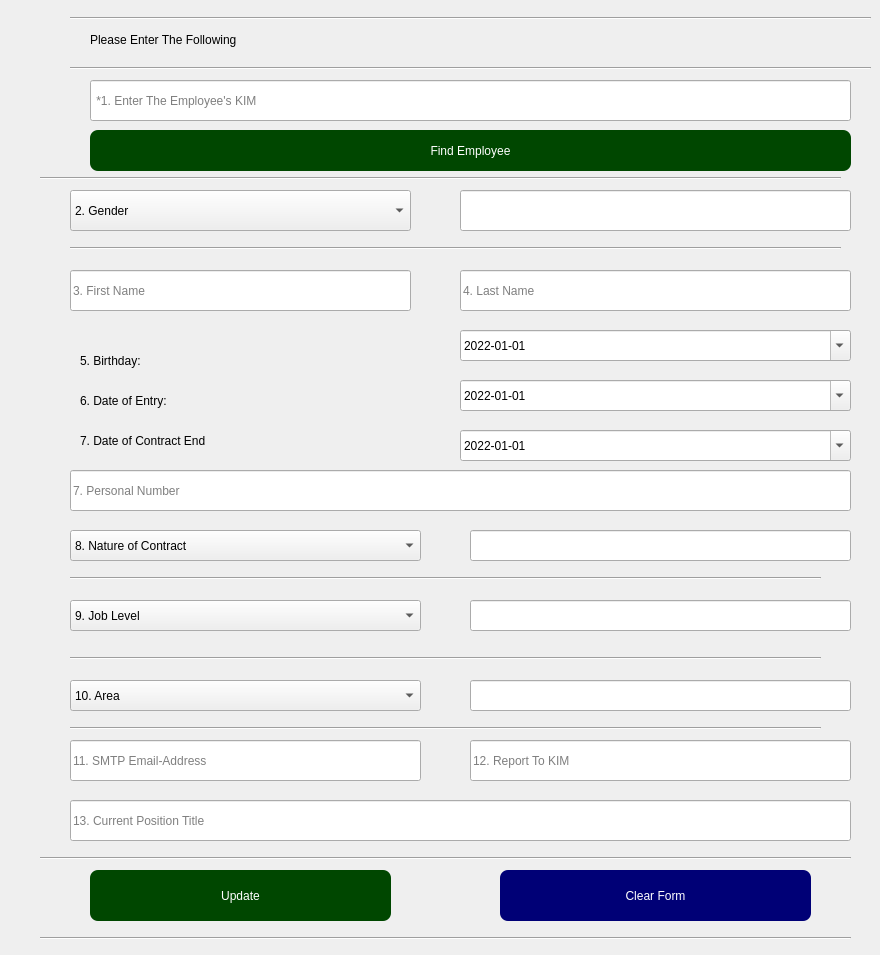
           <widget class="QWidget" name="tab">
            <attribute name="title">
             <string>Update Employee</string>
            </attribute>
            <widget class="Line" name="line_7">
             <property name="geometry">
              <rect>
               <x>70</x>
               <y>10</y>
               <width>801</width>
               <height>16</height>
              </rect>
             </property>
             <property name="orientation">
              <enum>Qt::Horizontal</enum>
             </property>
            </widget>
            <widget class="Line" name="line_8">
             <property name="geometry">
              <rect>
               <x>70</x>
               <y>60</y>
               <width>801</width>
               <height>16</height>
              </rect>
             </property>
             <property name="orientation">
              <enum>Qt::Horizontal</enum>
             </property>
            </widget>
            <widget class="QLabel" name="label_7">
             <property name="geometry">
              <rect>
               <x>90</x>
               <y>20</y>
               <width>301</width>
               <height>40</height>
              </rect>
             </property>
             <property name="styleSheet">
              <string notr="true">
font: 16pt &quot;Berlin Sans FB&quot;;</string>
             </property>
             <property name="text">
              <string>Please Enter The Following</string>
             </property>
            </widget>
            <widget class="QLineEdit" name="kim_2">
             <property name="geometry">
              <rect>
               <x>90</x>
               <y>80</y>
               <width>761</width>
               <height>41</height>
              </rect>
             </property>
             <property name="dragEnabled">
              <bool>true</bool>
             </property>
             <property name="placeholderText">
              <string> *1. Enter The Employee's KIM</string>
             </property>
             <property name="clearButtonEnabled">
              <bool>true</bool>
             </property>
            </widget>
            <widget class="QComboBox" name="gender_2">
             <property name="geometry">
              <rect>
               <x>70</x>
               <y>190</y>
               <width>341</width>
               <height>41</height>
              </rect>
             </property>
             <item>
              <property name="text">
               <string>2. Gender</string>
              </property>
             </item>
             <item>
              <property name="text">
               <string>Male</string>
              </property>
             </item>
             <item>
              <property name="text">
               <string>Female</string>
              </property>
             </item>
            </widget>
            <widget class="QLineEdit" name="fname_2">
             <property name="geometry">
              <rect>
               <x>70</x>
               <y>270</y>
               <width>341</width>
               <height>41</height>
              </rect>
             </property>
             <property name="dragEnabled">
              <bool>true</bool>
             </property>
             <property name="placeholderText">
              <string>3. First Name </string>
             </property>
             <property name="clearButtonEnabled">
              <bool>true</bool>
             </property>
            </widget>
            <widget class="QLineEdit" name="lname_2">
             <property name="geometry">
              <rect>
               <x>460</x>
               <y>270</y>
               <width>391</width>
               <height>41</height>
              </rect>
             </property>
             <property name="dragEnabled">
              <bool>true</bool>
             </property>
             <property name="placeholderText">
              <string>4. Last Name</string>
             </property>
             <property name="clearButtonEnabled">
              <bool>true</bool>
             </property>
            </widget>
            <widget class="QDateEdit" name="birthday_2">
             <property name="geometry">
              <rect>
               <x>460</x>
               <y>330</y>
               <width>391</width>
               <height>31</height>
              </rect>
             </property>
             <property name="specialValueText">
              <string/>
             </property>
             <property name="displayFormat">
              <string>yyyy-MM-dd</string>
             </property>
             <property name="calendarPopup">
              <bool>true</bool>
             </property>
             <property name="date">
              <date>
               <year>2022</year>
               <month>1</month>
               <day>1</day>
              </date>
             </property>
            </widget>
            <widget class="QDateEdit" name="date_of_entry_2">
             <property name="geometry">
              <rect>
               <x>460</x>
               <y>380</y>
               <width>391</width>
               <height>31</height>
              </rect>
             </property>
             <property name="specialValueText">
              <string/>
             </property>
             <property name="displayFormat">
              <string>yyyy-MM-dd</string>
             </property>
             <property name="calendarPopup">
              <bool>true</bool>
             </property>
             <property name="date">
              <date>
               <year>2022</year>
               <month>1</month>
               <day>1</day>
              </date>
             </property>
            </widget>
            <widget class="QLineEdit" name="personal_number_2">
             <property name="geometry">
              <rect>
               <x>70</x>
               <y>470</y>
               <width>781</width>
               <height>41</height>
              </rect>
             </property>
             <property name="dragEnabled">
              <bool>true</bool>
             </property>
             <property name="placeholderText">
              <string>7. Personal Number</string>
             </property>
             <property name="cursorMoveStyle">
              <enum>Qt::VisualMoveStyle</enum>
             </property>
             <property name="clearButtonEnabled">
              <bool>true</bool>
             </property>
            </widget>
            <widget class="QLineEdit" name="email_2">
             <property name="geometry">
              <rect>
               <x>70</x>
               <y>740</y>
               <width>351</width>
               <height>41</height>
              </rect>
             </property>
             <property name="dragEnabled">
              <bool>true</bool>
             </property>
             <property name="placeholderText">
              <string>11. SMTP Email-Address</string>
             </property>
             <property name="clearButtonEnabled">
              <bool>true</bool>
             </property>
            </widget>
            <widget class="QLineEdit" name="report_2">
             <property name="geometry">
              <rect>
               <x>470</x>
               <y>740</y>
               <width>381</width>
               <height>41</height>
              </rect>
             </property>
             <property name="dragEnabled">
              <bool>true</bool>
             </property>
             <property name="placeholderText">
              <string>12. Report To KIM</string>
             </property>
             <property name="clearButtonEnabled">
              <bool>true</bool>
             </property>
            </widget>
            <widget class="QLineEdit" name="current_position_2">
             <property name="geometry">
              <rect>
               <x>70</x>
               <y>800</y>
               <width>781</width>
               <height>41</height>
              </rect>
             </property>
             <property name="dragEnabled">
              <bool>true</bool>
             </property>
             <property name="placeholderText">
              <string>13. Current Position Title</string>
             </property>
             <property name="clearButtonEnabled">
              <bool>true</bool>
             </property>
            </widget>
            <widget class="QPushButton" name="pushButton_5">
             <property name="geometry">
              <rect>
               <x>90</x>
               <y>870</y>
               <width>301</width>
               <height>51</height>
              </rect>
             </property>
             <property name="styleSheet">
              <string notr="true">background-color: rgb(0, 71, 0);
color: rgb(255, 255, 255);
border-radius:8px;</string>
             </property>
             <property name="text">
              <string>Update</string>
             </property>
             <property name="checkable">
              <bool>true</bool>
             </property>
            </widget>
            <widget class="QPushButton" name="pushButton_6">
             <property name="geometry">
              <rect>
               <x>500</x>
               <y>870</y>
               <width>311</width>
               <height>51</height>
              </rect>
             </property>
             <property name="styleSheet">
              <string notr="true">background-color: rgb(0, 0, 118);
color: rgb(255, 255, 255);
border-radius:8px;</string>
             </property>
             <property name="text">
              <string>Clear Form</string>
             </property>
             <property name="flat">
              <bool>true</bool>
             </property>
            </widget>
            <widget class="Line" name="line_11">
             <property name="geometry">
              <rect>
               <x>40</x>
               <y>850</y>
               <width>811</width>
               <height>16</height>
              </rect>
             </property>
             <property name="orientation">
              <enum>Qt::Horizontal</enum>
             </property>
            </widget>
            <widget class="Line" name="line_12">
             <property name="geometry">
              <rect>
               <x>40</x>
               <y>930</y>
               <width>811</width>
               <height>16</height>
              </rect>
             </property>
             <property name="orientation">
              <enum>Qt::Horizontal</enum>
             </property>
            </widget>
            <widget class="Line" name="line_13">
             <property name="geometry">
              <rect>
               <x>40</x>
               <y>170</y>
               <width>801</width>
               <height>16</height>
              </rect>
             </property>
             <property name="orientation">
              <enum>Qt::Horizontal</enum>
             </property>
            </widget>
            <widget class="QPushButton" name="search">
             <property name="geometry">
              <rect>
               <x>90</x>
               <y>130</y>
               <width>761</width>
               <height>41</height>
              </rect>
             </property>
             <property name="styleSheet">
              <string notr="true">background-color: rgb(0, 71, 0);
color: rgb(255, 255, 255);
border-radius:8px;</string>
             </property>
             <property name="text">
              <string>Find Employee</string>
             </property>
             <property name="checkable">
              <bool>true</bool>
             </property>
             <property name="autoRepeat">
              <bool>true</bool>
             </property>
             <property name="autoDefault">
              <bool>true</bool>
             </property>
             <property name="flat">
              <bool>true</bool>
             </property>
            </widget>
            <widget class="QComboBox" name="hr_level_2">
             <property name="geometry">
              <rect>
               <x>70</x>
               <y>600</y>
               <width>351</width>
               <height>31</height>
              </rect>
             </property>
             <item>
              <property name="text">
               <string>9. Job Level</string>
              </property>
             </item>
             <item>
              <property name="text">
               <string>040</string>
              </property>
             </item>
             <item>
              <property name="text">
               <string>050</string>
              </property>
             </item>
             <item>
              <property name="text">
               <string>061</string>
              </property>
             </item>
             <item>
              <property name="text">
               <string>062</string>
              </property>
             </item>
             <item>
              <property name="text">
               <string>071</string>
              </property>
             </item>
            </widget>
            <widget class="Line" name="line_14">
             <property name="geometry">
              <rect>
               <x>70</x>
               <y>570</y>
               <width>751</width>
               <height>16</height>
              </rect>
             </property>
             <property name="orientation">
              <enum>Qt::Horizontal</enum>
             </property>
            </widget>
            <widget class="Line" name="line_15">
             <property name="geometry">
              <rect>
               <x>70</x>
               <y>650</y>
               <width>751</width>
               <height>16</height>
              </rect>
             </property>
             <property name="orientation">
              <enum>Qt::Horizontal</enum>
             </property>
            </widget>
            <widget class="Line" name="line_16">
             <property name="geometry">
              <rect>
               <x>70</x>
               <y>720</y>
               <width>751</width>
               <height>16</height>
              </rect>
             </property>
             <property name="orientation">
              <enum>Qt::Horizontal</enum>
             </property>
            </widget>
            <widget class="Line" name="line_17">
             <property name="geometry">
              <rect>
               <x>70</x>
               <y>240</y>
               <width>771</width>
               <height>16</height>
              </rect>
             </property>
             <property name="orientation">
              <enum>Qt::Horizontal</enum>
             </property>
            </widget>
            <widget class="QLineEdit" name="egText">
             <property name="geometry">
              <rect>
               <x>470</x>
               <y>530</y>
               <width>381</width>
               <height>31</height>
              </rect>
             </property>
             <property name="readOnly">
              <bool>true</bool>
             </property>
            </widget>
            <widget class="QLineEdit" name="joblevelText">
             <property name="geometry">
              <rect>
               <x>470</x>
               <y>600</y>
               <width>381</width>
               <height>31</height>
              </rect>
             </property>
             <property name="readOnly">
              <bool>true</bool>
             </property>
            </widget>
            <widget class="QLineEdit" name="contractText">
             <property name="geometry">
              <rect>
               <x>470</x>
               <y>680</y>
               <width>381</width>
               <height>31</height>
              </rect>
             </property>
             <property name="readOnly">
              <bool>true</bool>
             </property>
            </widget>
            <widget class="QLineEdit" name="genderText">
             <property name="geometry">
              <rect>
               <x>460</x>
               <y>190</y>
               <width>391</width>
               <height>41</height>
              </rect>
             </property>
             <property name="readOnly">
              <bool>true</bool>
             </property>
            </widget>
            <widget class="QComboBox" name="employee_group_2">
             <property name="geometry">
              <rect>
               <x>70</x>
               <y>680</y>
               <width>351</width>
               <height>31</height>
              </rect>
             </property>
             <item>
              <property name="text">
               <string>10. Area</string>
              </property>
             </item>
             <item>
              <property name="text">
               <string>Support</string>
              </property>
             </item>
             <item>
              <property name="text">
               <string>Direct</string>
              </property>
             </item>
             <item>
              <property name="text">
               <string>Indirect</string>
              </property>
             </item>
            </widget>
            <widget class="QComboBox" name="employement_type_2">
             <property name="geometry">
              <rect>
               <x>70</x>
               <y>530</y>
               <width>351</width>
               <height>31</height>
              </rect>
             </property>
             <item>
              <property name="text">
               <string>8. Nature of Contract</string>
              </property>
             </item>
             <item>
              <property name="text">
               <string>Permanent Employees</string>
              </property>
             </item>
             <item>
              <property name="text">
               <string>Host Based</string>
              </property>
             </item>
             <item>
              <property name="text">
               <string>Senior Expert</string>
              </property>
             </item>
             <item>
              <property name="text">
               <string>Local&amp;Move Transforming Europa</string>
              </property>
             </item>
             <item>
              <property name="text">
               <string>Temporary Employees (n/a for impatriates)</string>
              </property>
             </item>
             <item>
              <property name="text">
               <string>Employee on Holiday Job</string>
              </property>
             </item>
             <item>
              <property name="text">
               <string>Employees in educational program - Apprenticeship</string>
              </property>
             </item>
             <item>
              <property name="text">
               <string>Employees in educational program - e.g. Co-op</string>
              </property>
             </item>
             <item>
              <property name="text">
               <string>Int. Management Associate Program</string>
              </property>
             </item>
             <item>
              <property name="text">
               <string>Employees in formal education</string>
              </property>
             </item>
             <item>
              <property name="text">
               <string>Brückenpraktikant (Germany only)</string>
              </property>
             </item>
             <item>
              <property name="text">
               <string>PhD Candidates</string>
              </property>
             </item>
             <item>
              <property name="text">
               <string>Working Students</string>
              </property>
             </item>
             <item>
              <property name="text">
               <string>Temporarily Separated (others)</string>
              </property>
             </item>
             <item>
              <property name="text">
               <string>released</string>
              </property>
             </item>
             <item>
              <property name="text">
               <string>Military Service/ Civilian Service</string>
              </property>
             </item>
             <item>
              <property name="text">
               <string>Long-Term Absence</string>
              </property>
             </item>
             <item>
              <property name="text">
               <string>Expats</string>
              </property>
             </item>
             <item>
              <property name="text">
               <string>Parental Leave</string>
              </property>
             </item>
             <item>
              <property name="text">
               <string>Employee who is long term ill</string>
              </property>
             </item>
             <item>
              <property name="text">
               <string>Nursing Leave</string>
              </property>
             </item>
             <item>
              <property name="text">
               <string>Retiree</string>
              </property>
             </item>
             <item>
              <property name="text">
               <string>Early Retirees</string>
              </property>
             </item>
             <item>
              <property name="text">
               <string>Employee in Part-Time Retirement (passive)</string>
              </property>
             </item>
             <item>
              <property name="text">
               <string>Surviving Spouses</string>
              </property>
             </item>
             <item>
              <property name="text">
               <string>Surviving Children</string>
              </property>
             </item>
             <item>
              <property name="text">
               <string>Überlassungsmodell Direct Sales</string>
              </property>
             </item>
             <item>
              <property name="text">
               <string>Joint Venture-Employees</string>
              </property>
             </item>
             <item>
              <property name="text">
               <string>Re-hire Agreement</string>
              </property>
             </item>
             <item>
              <property name="text">
               <string>User Cooperations</string>
              </property>
             </item>
             <item>
              <property name="text">
               <string>Agency Worker</string>
              </property>
             </item>
             <item>
              <property name="text">
               <string>Non-Employees</string>
              </property>
             </item>
            </widget>
            <widget class="QDateEdit" name="date_of_contract_end">
             <property name="geometry">
              <rect>
               <x>460</x>
               <y>430</y>
               <width>391</width>
               <height>31</height>
              </rect>
             </property>
             <property name="specialValueText">
              <string/>
             </property>
             <property name="displayFormat">
              <string>yyyy-MM-dd</string>
             </property>
             <property name="calendarPopup">
              <bool>true</bool>
             </property>
             <property name="date">
              <date>
               <year>2022</year>
               <month>1</month>
               <day>1</day>
              </date>
             </property>
            </widget>
            <widget class="QLabel" name="label_8">
             <property name="geometry">
              <rect>
               <x>80</x>
               <y>340</y>
               <width>101</width>
               <height>41</height>
              </rect>
             </property>
             <property name="text">
              <string>5. Birthday:</string>
             </property>
            </widget>
            <widget class="QLabel" name="label_9">
             <property name="geometry">
              <rect>
               <x>80</x>
               <y>390</y>
               <width>151</width>
               <height>21</height>
              </rect>
             </property>
             <property name="text">
              <string>6. Date of Entry:</string>
             </property>
            </widget>
            <widget class="QLabel" name="label_11">
             <property name="geometry">
              <rect>
               <x>80</x>
               <y>430</y>
               <width>171</width>
               <height>21</height>
              </rect>
             </property>
             <property name="text">
              <string>7. Date of Contract End</string>
             </property>
            </widget>
           </widget>
